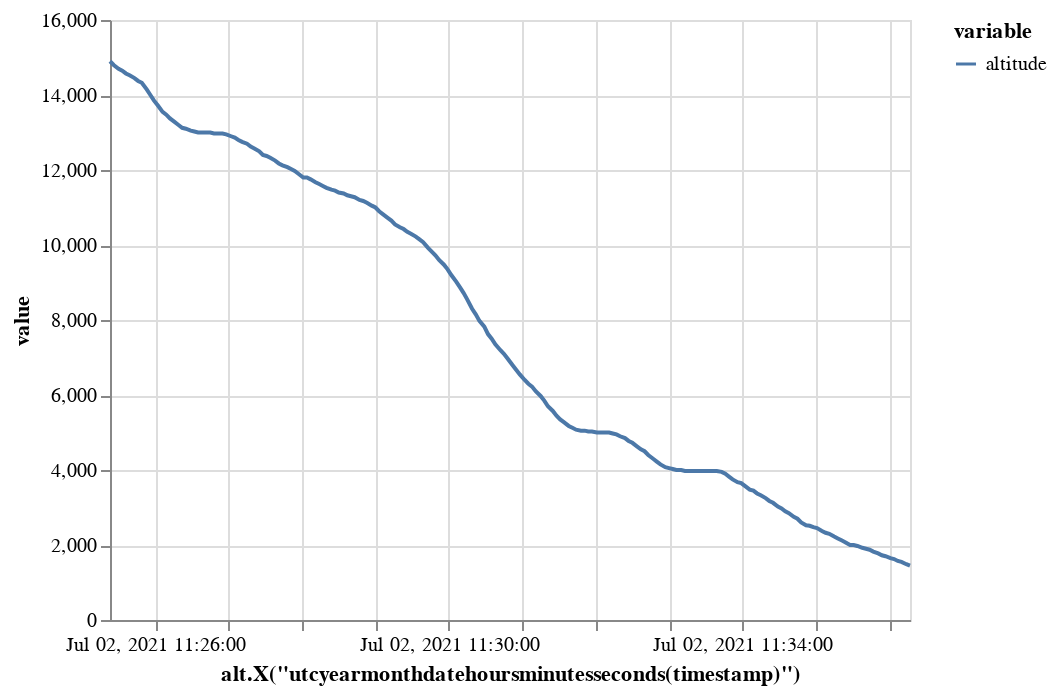

The notebook cell this image was saved under:
### Code cell
traffic[0].chart("altitude").encode()

### Figure 1 — Vega-Lite specification as saved in the notebook (floating-point values rounded to 4 significant figures; data arrays with more than 128 entries replaced by an {"elided": "..."} marker saying what was removed)
{"config": {"view": {"continuousWidth": 400, "continuousHeight": 300}}, "data": {"name": "data-41ba19cd33defe18fc3d70be6cecdb4b"}, "mark": "line", "encoding": {"color": {"type": "nominal", "field": "variable"}, "x": {"type": "temporal", "field": "timestamp", "timeUnit": "utcyearmonthdatehoursminutesseconds", "title": "alt.X(\"utcyearmonthdatehoursminutesseconds(timestamp)\")"}, "y": {"type": "quantitative", "field": "value"}}, "transform": [{"fold": ["altitude"], "as": ["variable", "value"]}], "$schema": "https://vega.github.io/schema/vega-lite/v4.8.1.json", "datasets": {"data-41ba19cd33defe18fc3d70be6cecdb4b": {"elided": "200 records"}}}
